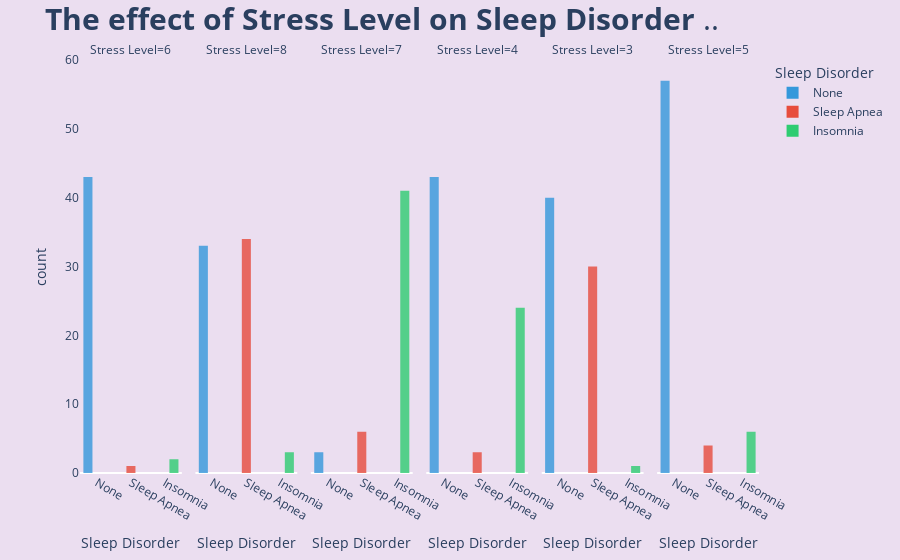

Source (notebook cell):
### Code cell
fig=px.histogram(df,x='Sleep Disorder',
                 color='Sleep Disorder',
                 facet_col='Stress Level',
                 barmode='group',
                 color_discrete_sequence=['#3498db', '#e74c3c', '#2ecc71', '#9b59b6'],
                 opacity=.8)


fig.update_layout(title='<b>The effect of Stress Level on Sleep Disorder</b> ..',title_font={'size':30},
                  paper_bgcolor='#EBDEF0',
                  plot_bgcolor='#EBDEF0')



fig.update_yaxes(showgrid=False)
fig.show()

### Figure 1 — Plotly figure (JSON) as saved in the notebook; plotly's stock layout.template omitted (floating-point values rounded to 4 significant figures)
{"data": [{"alignmentgroup": "True", "bingroup": "x", "hovertemplate": "Sleep Disorder=%{x}<br>Stress Level=6<br>count=%{y}<extra></extra>", "legendgroup": "None", "marker": {"color": "#3498db", "opacity": 0.8, "pattern": {"shape": ""}}, "name": "None", "offsetgroup": "None", "orientation": "v", "showlegend": true, "type": "histogram", "x": ["None", "None", "None", "None", "None", "None", "None", "None", "None", "None", "None", "None", "None", "None", "None", "None", "None", "None", "None", "None", "None", "None", "None", "None", "None", "None", "None", "None", "None", "None", "None", "None", "None", "None", "None", "None", "None", "None", "None", "None", "None", "None", "None"], "xaxis": "x", "yaxis": "y"}, {"alignmentgroup": "True", "bingroup": "x", "hovertemplate": "Sleep Disorder=%{x}<br>Stress Level=8<br>count=%{y}<extra></extra>", "legendgroup": "None", "marker": {"color": "#3498db", "opacity": 0.8, "pattern": {"shape": ""}}, "name": "None", "offsetgroup": "None", "orientation": "v", "showlegend": false, "type": "histogram", "x": ["None", "None", "None", "None", "None", "None", "None", "None", "None", "None", "None", "None", "None", "None", "None", "None", "None", "None", "None", "None", "None", "None", "None", "None", "None", "None", "None", "None", "None", "None", "None", "None", "None"], "xaxis": "x2", "yaxis": "y2"}, {"alignmentgroup": "True", "bingroup": "x", "hovertemplate": "Sleep Disorder=%{x}<br>Stress Level=7<br>count=%{y}<extra></extra>", "legendgroup": "None", "marker": {"color": "#3498db", "opacity": 0.8, "pattern": {"shape": ""}}, "name": "None", "offsetgroup": "None", "orientation": "v", "showlegend": false, "type": "histogram", "x": ["None", "None", "None"], "xaxis": "x3", "yaxis": "y3"}, {"alignmentgroup": "True", "bingroup": "x", "hovertemplate": "Sleep Disorder=%{x}<br>Stress Level=4<br>count=%{y}<extra></extra>", "legendgroup": "None", "marker": {"color": "#3498db", "opacity": 0.8, "pattern": {"shape": ""}}, "name": "None", "offsetgroup": "None", "orientation": "v", "showlegend": false, "type": "histogram", "x": ["None", "None", "None", "None", "None", "None", "None", "None", "None", "None", "None", "None", "None", "None", "None", "None", "None", "None", "None", "None", "None", "None", "None", "None", "None", "None", "None", "None", "None", "None", "None", "None", "None", "None", "None", "None", "None", "None", "None", "None", "None", "None", "None"], "xaxis": "x4", "yaxis": "y4"}, {"alignmentgroup": "True", "bingroup": "x", "hovertemplate": "Sleep Disorder=%{x}<br>Stress Level=3<br>count=%{y}<extra></extra>", "legendgroup": "None", "marker": {"color": "#3498db", "opacity": 0.8, "pattern": {"shape": ""}}, "name": "None", "offsetgroup": "None", "orientation": "v", "showlegend": false, "type": "histogram", "x": ["None", "None", "None", "None", "None", "None", "None", "None", "None", "None", "None", "None", "None", "None", "None", "None", "None", "None", "None", "None", "None", "None", "None", "None", "None", "None", "None", "None", "None", "None", "None", "None", "None", "None", "None", "None", "None", "None", "None", "None"], "xaxis": "x5", "yaxis": "y5"}, {"alignmentgroup": "True", "bingroup": "x", "hovertemplate": "Sleep Disorder=%{x}<br>Stress Level=5<br>count=%{y}<extra></extra>", "legendgroup": "None", "marker": {"color": "#3498db", "opacity": 0.8, "pattern": {"shape": ""}}, "name": "None", "offsetgroup": "None", "orientation": "v", "showlegend": false, "type": "histogram", "x": ["None", "None", "None", "None", "None", "None", "None", "None", "None", "None", "None", "None", "None", "None", "None", "None", "None", "None", "None", "None", "None", "None", "None", "None", "None", "None", "None", "None", "None", "None", "None", "None", "None", "None", "None", "None", "None", "None", "None", "None", "None", "None", "None", "None", "None", "None", "None", "None", "None", "None", "None", "None", "None", "None", "None", "None", "None"], "xaxis": "x6", "yaxis": "y6"}, {"alignmentgroup": "True", "bingroup": "x", "hovertemplate": "Sleep Disorder=%{x}<br>Stress Level=6<br>count=%{y}<extra></extra>", "legendgroup": "Sleep Apnea", "marker": {"color": "#e74c3c", "opacity": 0.8, "pattern": {"shape": ""}}, "name": "Sleep Apnea", "offsetgroup": "Sleep Apnea", "orientation": "v", "showlegend": true, "type": "histogram", "x": ["Sleep Apnea"], "xaxis": "x", "yaxis": "y"}, {"alignmentgroup": "True", "bingroup": "x", "hovertemplate": "Sleep Disorder=%{x}<br>Stress Level=8<br>count=%{y}<extra></extra>", "legendgroup": "Sleep Apnea", "marker": {"color": "#e74c3c", "opacity": 0.8, "pattern": {"shape": ""}}, "name": "Sleep Apnea", "offsetgroup": "Sleep Apnea", "orientation": "v", "showlegend": false, "type": "histogram", "x": ["Sleep Apnea", "Sleep Apnea", "Sleep Apnea", "Sleep Apnea", "Sleep Apnea", "Sleep Apnea", "Sleep Apnea", "Sleep Apnea", "Sleep Apnea", "Sleep Apnea", "Sleep Apnea", "Sleep Apnea", "Sleep Apnea", "Sleep Apnea", "Sleep Apnea", "Sleep Apnea", "Sleep Apnea", "Sleep Apnea", "Sleep Apnea", "Sleep Apnea", "Sleep Apnea", "Sleep Apnea", "Sleep Apnea", "Sleep Apnea", "Sleep Apnea", "Sleep Apnea", "Sleep Apnea", "Sleep Apnea", "Sleep Apnea", "Sleep Apnea", "Sleep Apnea", "Sleep Apnea", "Sleep Apnea", "Sleep Apnea"], "xaxis": "x2", "yaxis": "y2"}, {"alignmentgroup": "True", "bingroup": "x", "hovertemplate": "Sleep Disorder=%{x}<br>Stress Level=7<br>count=%{y}<extra></extra>", "legendgroup": "Sleep Apnea", "marker": {"color": "#e74c3c", "opacity": 0.8, "pattern": {"shape": ""}}, "name": "Sleep Apnea", "offsetgroup": "Sleep Apnea", "orientation": "v", "showlegend": false, "type": "histogram", "x": ["Sleep Apnea", "Sleep Apnea", "Sleep Apnea", "Sleep Apnea", "Sleep Apnea", "Sleep Apnea"], "xaxis": "x3", "yaxis": "y3"}, {"alignmentgroup": "True", "bingroup": "x", "hovertemplate": "Sleep Disorder=%{x}<br>Stress Level=4<br>count=%{y}<extra></extra>", "legendgroup": "Sleep Apnea", "marker": {"color": "#e74c3c", "opacity": 0.8, "pattern": {"shape": ""}}, "name": "Sleep Apnea", "offsetgroup": "Sleep Apnea", "orientation": "v", "showlegend": false, "type": "histogram", "x": ["Sleep Apnea", "Sleep Apnea", "Sleep Apnea"], "xaxis": "x4", "yaxis": "y4"}, {"alignmentgroup": "True", "bingroup": "x", "hovertemplate": "Sleep Disorder=%{x}<br>Stress Level=3<br>count=%{y}<extra></extra>", "legendgroup": "Sleep Apnea", "marker": {"color": "#e74c3c", "opacity": 0.8, "pattern": {"shape": ""}}, "name": "Sleep Apnea", "offsetgroup": "Sleep Apnea", "orientation": "v", "showlegend": false, "type": "histogram", "x": ["Sleep Apnea", "Sleep Apnea", "Sleep Apnea", "Sleep Apnea", "Sleep Apnea", "Sleep Apnea", "Sleep Apnea", "Sleep Apnea", "Sleep Apnea", "Sleep Apnea", "Sleep Apnea", "Sleep Apnea", "Sleep Apnea", "Sleep Apnea", "Sleep Apnea", "Sleep Apnea", "Sleep Apnea", "Sleep Apnea", "Sleep Apnea", "Sleep Apnea", "Sleep Apnea", "Sleep Apnea", "Sleep Apnea", "Sleep Apnea", "Sleep Apnea", "Sleep Apnea", "Sleep Apnea", "Sleep Apnea", "Sleep Apnea", "Sleep Apnea"], "xaxis": "x5", "yaxis": "y5"}, {"alignmentgroup": "True", "bingroup": "x", "hovertemplate": "Sleep Disorder=%{x}<br>Stress Level=5<br>count=%{y}<extra></extra>", "legendgroup": "Sleep Apnea", "marker": {"color": "#e74c3c", "opacity": 0.8, "pattern": {"shape": ""}}, "name": "Sleep Apnea", "offsetgroup": "Sleep Apnea", "orientation": "v", "showlegend": false, "type": "histogram", "x": ["Sleep Apnea", "Sleep Apnea", "Sleep Apnea", "Sleep Apnea"], "xaxis": "x6", "yaxis": "y6"}, {"alignmentgroup": "True", "bingroup": "x", "hovertemplate": "Sleep Disorder=%{x}<br>Stress Level=6<br>count=%{y}<extra></extra>", "legendgroup": "Insomnia", "marker": {"color": "#2ecc71", "opacity": 0.8, "pattern": {"shape": ""}}, "name": "Insomnia", "offsetgroup": "Insomnia", "orientation": "v", "showlegend": true, "type": "histogram", "x": ["Insomnia", "Insomnia"], "xaxis": "x", "yaxis": "y"}, {"alignmentgroup": "True", "bingroup": "x", "hovertemplate": "Sleep Disorder=%{x}<br>Stress Level=8<br>count=%{y}<extra></extra>", "legendgroup": "Insomnia", "marker": {"color": "#2ecc71", "opacity": 0.8, "pattern": {"shape": ""}}, "name": "Insomnia", "offsetgroup": "Insomnia", "orientation": "v", "showlegend": false, "type": "histogram", "x": ["Insomnia", "Insomnia", "Insomnia"], "xaxis": "x2", "yaxis": "y2"}, {"alignmentgroup": "True", "bingroup": "x", "hovertemplate": "Sleep Disorder=%{x}<br>Stress Level=7<br>count=%{y}<extra></extra>", "legendgroup": "Insomnia", "marker": {"color": "#2ecc71", "opacity": 0.8, "pattern": {"shape": ""}}, "name": "Insomnia", "offsetgroup": "Insomnia", "orientation": "v", "showlegend": false, "type": "histogram", "x": ["Insomnia", "Insomnia", "Insomnia", "Insomnia", "Insomnia", "Insomnia", "Insomnia", "Insomnia", "Insomnia", "Insomnia", "Insomnia", "Insomnia", "Insomnia", "Insomnia", "Insomnia", "Insomnia", "Insomnia", "Insomnia", "Insomnia", "Insomnia", "Insomnia", "Insomnia", "Insomnia", "Insomnia", "Insomnia", "Insomnia", "Insomnia", "Insomnia", "Insomnia", "Insomnia", "Insomnia", "Insomnia", "Insomnia", "Insomnia", "Insomnia", "Insomnia", "Insomnia", "Insomnia", "Insomnia", "Insomnia", "Insomnia"], "xaxis": "x3", "yaxis": "y3"}, {"alignmentgroup": "True", "bingroup": "x", "hovertemplate": "Sleep Disorder=%{x}<br>Stress Level=4<br>count=%{y}<extra></extra>", "legendgroup": "Insomnia", "marker": {"color": "#2ecc71", "opacity": 0.8, "pattern": {"shape": ""}}, "name": "Insomnia", "offsetgroup": "Insomnia", "orientation": "v", "showlegend": false, "type": "histogram", "x": ["Insomnia", "Insomnia", "Insomnia", "Insomnia", "Insomnia", "Insomnia", "Insomnia", "Insomnia", "Insomnia", "Insomnia", "Insomnia", "Insomnia", "Insomnia", "Insomnia", "Insomnia", "Insomnia", "Insomnia", "Insomnia", "Insomnia", "Insomnia", "Insomnia", "Insomnia", "Insomnia", "Insomnia"], "xaxis": "x4", "yaxis": "y4"}, {"alignmentgroup": "True", "bingroup": "x", "hovertemplate": "Sleep Disorder=%{x}<br>Stress Level=3<br>count=%{y}<extra></extra>", "legendgroup": "Insomnia", "marker": {"color": "#2ecc71", "opacity": 0.8, "pattern": {"shape": ""}}, "name": "Insomnia", "offsetgroup": "Insomnia", "orientation": "v", "showlegend": false, "type": "histogram", "x": ["Insomnia"], "xaxis": "x5", "yaxis": "y5"}, {"alignmentgroup": "True", "bingroup": "x", "hovertemplate": "Sleep Disorder=%{x}<br>Stress Level=5<br>count=%{y}<extra></extra>", "legendgroup": "Insomnia", "marker": {"color": "#2ecc71", "opacity": 0.8, "pattern": {"shape": ""}}, "name": "Insomnia", "offsetgroup": "Insomnia", "orientation": "v", "showlegend": false, "type": "histogram", "x": ["Insomnia", "Insomnia", "Insomnia", "Insomnia", "Insomnia", "Insomnia"], "xaxis": "x6", "yaxis": "y6"}], "layout": {"annotations": [{"font": {}, "showarrow": false, "text": "Stress Level=6", "x": 0.075, "xanchor": "center", "xref": "paper", "y": 1, "yanchor": "bottom", "yref": "paper"}, {"font": {}, "showarrow": false, "text": "Stress Level=8", "x": 0.245, "xanchor": "center", "xref": "paper", "y": 1, "yanchor": "bottom", "yref": "paper"}, {"font": {}, "showarrow": false, "text": "Stress Level=7", "x": 0.415, "xanchor": "center", "xref": "paper", "y": 1, "yanchor": "bottom", "yref": "paper"}, {"font": {}, "showarrow": false, "text": "Stress Level=4", "x": 0.585, "xanchor": "center", "xref": "paper", "y": 1, "yanchor": "bottom", "yref": "paper"}, {"font": {}, "showarrow": false, "text": "Stress Level=3", "x": 0.755, "xanchor": "center", "xref": "paper", "y": 1, "yanchor": "bottom", "yref": "paper"}, {"font": {}, "showarrow": false, "text": "Stress Level=5", "x": 0.925, "xanchor": "center", "xref": "paper", "y": 1, "yanchor": "bottom", "yref": "paper"}], "barmode": "group", "legend": {"title": {"text": "Sleep Disorder"}, "tracegroupgap": 0}, "margin": {"t": 60}, "paper_bgcolor": "#EBDEF0", "plot_bgcolor": "#EBDEF0", "title": {"font": {"size": 30}, "text": "<b>The effect of Stress Level on Sleep Disorder</b> .."}, "xaxis": {"anchor": "y", "categoryarray": ["None", "Sleep Apnea", "Insomnia"], "categoryorder": "array", "domain": [0, 0.15], "title": {"text": "Sleep Disorder"}}, "xaxis2": {"anchor": "y2", "categoryarray": ["None", "Sleep Apnea", "Insomnia"], "categoryorder": "array", "domain": [0.17, 0.32], "matches": "x", "title": {"text": "Sleep Disorder"}}, "xaxis3": {"anchor": "y3", "categoryarray": ["None", "Sleep Apnea", "Insomnia"], "categoryorder": "array", "domain": [0.34, 0.49], "matches": "x", "title": {"text": "Sleep Disorder"}}, "xaxis4": {"anchor": "y4", "categoryarray": ["None", "Sleep Apnea", "Insomnia"], "categoryorder": "array", "domain": [0.51, 0.66], "matches": "x", "title": {"text": "Sleep Disorder"}}, "xaxis5": {"anchor": "y5", "categoryarray": ["None", "Sleep Apnea", "Insomnia"], "categoryorder": "array", "domain": [0.68, 0.83], "matches": "x", "title": {"text": "Sleep Disorder"}}, "xaxis6": {"anchor": "y6", "categoryarray": ["None", "Sleep Apnea", "Insomnia"], "categoryorder": "array", "domain": [0.85, 1], "matches": "x", "title": {"text": "Sleep Disorder"}}, "yaxis": {"anchor": "x", "domain": [0, 1], "showgrid": false, "title": {"text": "count"}}, "yaxis2": {"anchor": "x2", "domain": [0, 1], "matches": "y", "showgrid": false, "showticklabels": false}, "yaxis3": {"anchor": "x3", "domain": [0, 1], "matches": "y", "showgrid": false, "showticklabels": false}, "yaxis4": {"anchor": "x4", "domain": [0, 1], "matches": "y", "showgrid": false, "showticklabels": false}, "yaxis5": {"anchor": "x5", "domain": [0, 1], "matches": "y", "showgrid": false, "showticklabels": false}, "yaxis6": {"anchor": "x6", "domain": [0, 1], "matches": "y", "showgrid": false, "showticklabels": false}}}
